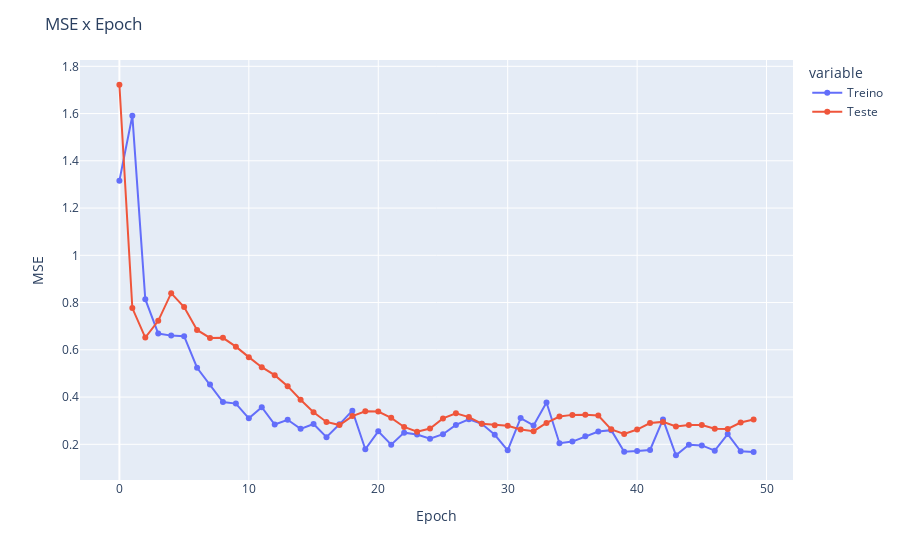

The cell this chart's notebook holds for it:
### Code cell
mse_history = pd.DataFrame({
    "Treino": history_training.history["mean_squared_error"],
    "Teste": history_training.history["val_mean_squared_error"]})

fig = px.line(
    data_frame=mse_history,
    markers=True
)

fig.update_layout(
    xaxis_title="Epoch",
    yaxis_title="MSE",
    title="MSE x Epoch"
)

### Figure 1 — Plotly figure (JSON) as saved in the notebook; plotly's stock layout.template omitted (floating-point values rounded to 4 significant figures)
{"data": [{"hovertemplate": "variable=Treino<br>index=%{x}<br>value=%{y}<extra></extra>", "legendgroup": "Treino", "line": {"color": "#636efa", "dash": "solid"}, "marker": {"symbol": "circle"}, "mode": "lines+markers", "name": "Treino", "orientation": "v", "showlegend": true, "type": "scatter", "x": [0, 1, 2, 3, 4, 5, 6, 7, 8, 9, 10, 11, 12, 13, 14, 15, 16, 17, 18, 19, 20, 21, 22, 23, 24, 25, 26, 27, 28, 29, 30, 31, 32, 33, 34, 35, 36, 37, 38, 39, 40, 41, 42, 43, 44, 45, 46, 47, 48, 49], "xaxis": "x", "y": [1.316, 1.591, 0.8143, 0.6688, 0.66, 0.6575, 0.524, 0.4529, 0.3791, 0.3724, 0.3099, 0.3573, 0.2837, 0.3038, 0.2653, 0.286, 0.2302, 0.2846, 0.3424, 0.1789, 0.2548, 0.1982, 0.2494, 0.2415, 0.2238, 0.2427, 0.2819, 0.3061, 0.2866, 0.2402, 0.1747, 0.311, 0.2798, 0.3772, 0.2044, 0.2115, 0.2344, 0.2543, 0.2598, 0.1689, 0.1711, 0.1759, 0.3052, 0.1536, 0.1983, 0.1952, 0.1731, 0.2433, 0.1701, 0.1671], "yaxis": "y"}, {"hovertemplate": "variable=Teste<br>index=%{x}<br>value=%{y}<extra></extra>", "legendgroup": "Teste", "line": {"color": "#EF553B", "dash": "solid"}, "marker": {"symbol": "circle"}, "mode": "lines+markers", "name": "Teste", "orientation": "v", "showlegend": true, "type": "scatter", "x": [0, 1, 2, 3, 4, 5, 6, 7, 8, 9, 10, 11, 12, 13, 14, 15, 16, 17, 18, 19, 20, 21, 22, 23, 24, 25, 26, 27, 28, 29, 30, 31, 32, 33, 34, 35, 36, 37, 38, 39, 40, 41, 42, 43, 44, 45, 46, 47, 48, 49], "xaxis": "x", "y": [1.722, 0.7764, 0.6519, 0.7226, 0.8398, 0.7812, 0.6842, 0.6503, 0.6507, 0.6132, 0.569, 0.5264, 0.4926, 0.4461, 0.3886, 0.3354, 0.2947, 0.2815, 0.3193, 0.3396, 0.3386, 0.3119, 0.2734, 0.2534, 0.2669, 0.3097, 0.331, 0.3152, 0.2872, 0.2811, 0.2781, 0.2625, 0.2555, 0.2903, 0.3175, 0.3245, 0.3252, 0.3217, 0.2632, 0.2441, 0.2626, 0.2901, 0.2949, 0.2757, 0.2822, 0.2819, 0.2661, 0.2649, 0.2922, 0.3051], "yaxis": "y"}], "layout": {"legend": {"title": {"text": "variable"}, "tracegroupgap": 0}, "margin": {"t": 60}, "title": {"text": "MSE x Epoch"}, "xaxis": {"anchor": "y", "domain": [0, 1], "title": {"text": "Epoch"}}, "yaxis": {"anchor": "x", "domain": [0, 1], "title": {"text": "MSE"}}}}
